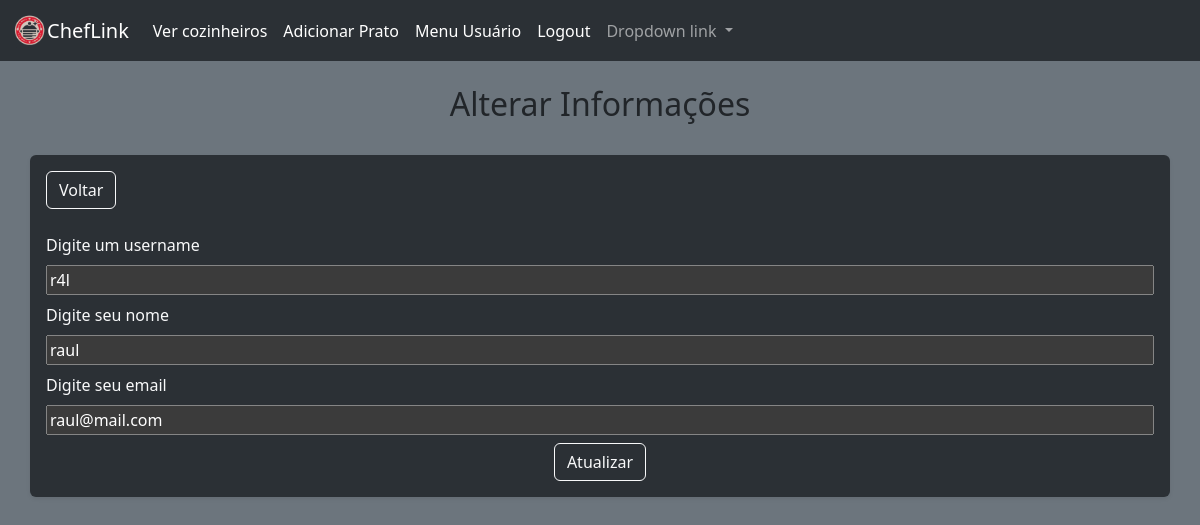
Page /alter_user/1 (signed in) on the committed database.
### models.py (models this page shows)
class UserModel(db.Model, UserMixin):
    __tablename__ = "usermodel"
    id = mapped_column(Integer,autoincrement=True,primary_key=True)
    name = mapped_column(String(100), nullable=False)
    username = mapped_column(String(30), nullable=False,unique=True)
    email = mapped_column(String(60), nullable=False, unique=True)
    password_hash = mapped_column(String(128), nullable=False)
    status = mapped_column(Boolean, unique=False,default=True)
    posts = relationship('UserPostModel', backref='poster')

### routes.py (the view)
@app.route('/alter_user/<int:id>', methods=['POST','GET'])
@login_required
def alter_user(id):
    form = UserForm()
    user = UserModel.query.get_or_404(id)
    if form.validate_on_submit():
        user.name = form.name.data
        user.email = form.email.data
        user.username = form.username.data
        form = UserForm(formdata=None)
        db.session.commit()
        flash(f'Usuário {user.name} alterado!')
        return redirect(url_for('add_user'))
    else:
        return render_template('alter_user.html',form=form, user=user)

### forms.py
class UserForm(FlaskForm):
    name = StringField(label="Digite seu nome", validators=[DataRequired(),length(min=3,max=100)])
    username = StringField(label="Digite um username", validators=[DataRequired(),length(min=3,max=30)])
    email = StringField(label="Digite seu email", validators=[DataRequired(),length(min=3,max=60)])
    password = PasswordField(label="Digite uma senha", validators=[DataRequired(), length(min=5,max=30), EqualTo("password_test")])
    password_test = PasswordField(label="Confirme a senha",validators=[DataRequired(),length(min=5,max=30)])
    submit = SubmitField()

### routes.py (called while the page is built)
@login_manager.user_loader
def load_user(user_id):
    return UserModel.query.get_or_404(user_id)

### templates/alter_user.html (shortened to what this page needs)
{%extends "base.html"%}
{%block body%}
{%if user.id == current_user.id%}
<br>
<h2 class="text-center">Alterar Informações</h2>
<br>
<form action="{{url_for('alter_user', id=user.id)}}" method="post" class="container shadow-sm p-3 mb-5 bg-body-tertiary rounded" data-bs-theme="dark">
    <div class="d-grid gap-2 d-md-block">
        <a href="{{url_for('dashboard_user')}}" class="btn btn-outline-light">Voltar</a>
    </div>
    <br>
    <fieldset class="d-flex flex-column gap-2 ">
        {{form.username.label(class="text-light")}}
        {{form.username(value=user.username)}}
        {{form.name.label(class="text-light")}}
        {{form.name(value=user.name)}}
        {{form.email.label(class="text-light")}}
        {{form.email(value=user.email)}}
        <div class="d-grid gap-2 d-md-block text-center">
            {{form.submit(value="Atualizar", class="btn btn-outline-light")}}
        </div>
    </fieldset>
</form>
{%else%}
    <script>
        window.location.href = "{{url_for('alter_user', id=current_user.id)}}"
    </script>
{%endif%}
{%endblock%}

### rows in the picture
UserModel: username "r4l", name "raul", email "raul@mail.com"
